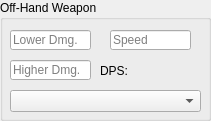
        <widget class="QGroupBox" name="groupBox_5">
         <property name="geometry">
          <rect>
           <x>290</x>
           <y>430</y>
           <width>211</width>
           <height>121</height>
          </rect>
         </property>
         <property name="title">
          <string>Off-Hand Weapon</string>
         </property>
         <widget class="QComboBox" name="comboOHEnchant">
          <property name="geometry">
           <rect>
            <x>10</x>
            <y>90</y>
            <width>191</width>
            <height>22</height>
           </rect>
          </property>
         </widget>
         <widget class="QLineEdit" name="txtOHLow">
          <property name="geometry">
           <rect>
            <x>10</x>
            <y>30</y>
            <width>81</width>
            <height>20</height>
           </rect>
          </property>
          <property name="minimumSize">
           <size>
            <width>0</width>
            <height>0</height>
           </size>
          </property>
          <property name="placeholderText">
           <string>Lower Dmg.</string>
          </property>
         </widget>
         <widget class="QLineEdit" name="txtOHHigh">
          <property name="geometry">
           <rect>
            <x>10</x>
            <y>60</y>
            <width>81</width>
            <height>20</height>
           </rect>
          </property>
          <property name="minimumSize">
           <size>
            <width>0</width>
            <height>0</height>
           </size>
          </property>
          <property name="placeholderText">
           <string>Higher Dmg.</string>
          </property>
         </widget>
         <widget class="QLineEdit" name="txtOHSpeed">
          <property name="geometry">
           <rect>
            <x>110</x>
            <y>30</y>
            <width>81</width>
            <height>20</height>
           </rect>
          </property>
          <property name="minimumSize">
           <size>
            <width>0</width>
            <height>0</height>
           </size>
          </property>
          <property name="placeholderText">
           <string>Speed</string>
          </property>
         </widget>
         <widget class="QLabel" name="label_17">
          <property name="geometry">
           <rect>
            <x>100</x>
            <y>60</y>
            <width>41</width>
            <height>21</height>
           </rect>
          </property>
          <property name="text">
           <string>DPS:</string>
          </property>
         </widget>
         <widget class="QLabel" name="lblOHDPS">
          <property name="geometry">
           <rect>
            <x>140</x>
            <y>60</y>
            <width>61</width>
            <height>21</height>
           </rect>
          </property>
          <property name="text">
           <string/>
          </property>
         </widget>
        </widget>
